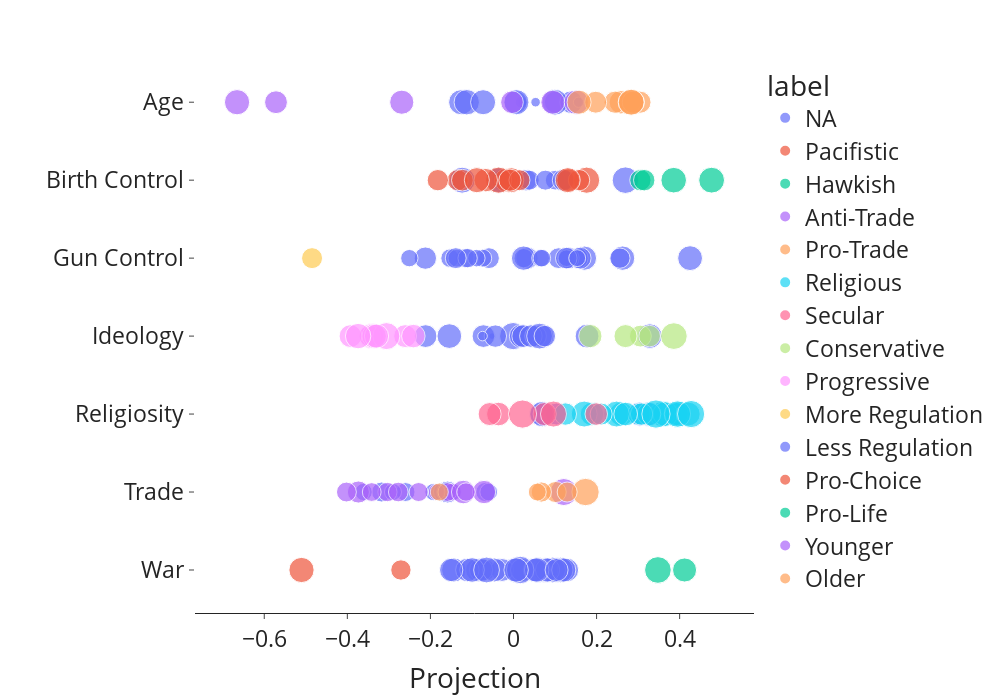

The code cell stored with this chart in its notebook:
### Code cell
fig = px.scatter(counts_df,
                 x="projection",
                 color="label",
                 size="size",
                 hover_data=["subreddit","count"],
                 y="dim",
                 labels=dict(dim="",projection="Projection"),
                )
# fig.update_layout(annotations=[
#            dict(x=point,
#             y=dim,
#             xref="x",
#             yref="y",
#             text=text,
#             align='center',
#             showarrow=False,
#             yanchor='bottom',
#             textangle=90) for point,text,dim in counts_df[["projection","subreddit","dim"]].itertuples(index=False)])

args = {
    "font":{"size": 23},
    "height": 700,
    "width": 1000,    
    "template":"simple_white",
    "yaxis_type": 'category',
    "yaxis":{"showline": False}
}
    
fig.update_layout(**args)
with open("visualizations/political_dimensions/dimension_validation.pdf", "wb") as f:
    f.write(scope.transform(fig, format="pdf"))
# fig.write_html("visualizations/political_dimensions/dimension_validation.html")
fig.show()

### Figure 1 — Plotly figure (JSON) as saved in the notebook; plotly's stock layout.template omitted (floating-point values rounded to 4 significant figures; data arrays with more than 128 entries replaced by an {"elided": "..."} marker saying what was removed)
{"data": [{"customdata": {"elided": "97x2 mixed values"}, "hovertemplate": "label=NA<br>Projection=%{x}<br>=%{y}<br>size=%{marker.size}<br>subreddit=%{customdata[0]}<br>count=%{customdata[1]}<extra></extra>", "legendgroup": "NA", "marker": {"color": "#636efa", "size": [12.12, 14.07, 11.48, 0, 13.5, 10.55, 12.73, 11.39, 11.72, 14.43, 13.32, 12.35, 13.5, 12.78, 12.04, 12.74, 13.18, 0, 14.51, 11.89, 11.85, 12.31, 16.46, 13.11, 11.53, 12.98, 8.697, 8.134, 6.833, 7.775, 6.409, 6.585, 6.285, 7.907, 10.39, 6.322, 0, 10.49, 11.63, 14.02, 12.82, 12.79, 16.15, 1, 12.44, 11.3, 11.21, 13.28, 11.98, 11.07, 10.27, 10.94, 2, 11.1, 12.35, 14.49, 10.11, 13.22, 8.271, 0, 9.443, 7.033, 7.492, 6.672, 12.71, 0, 10.85, 6.977, 6.57, 8.18, 10.03, 9.18, 8.714, 8.476, 8.145, 14.69, 8.714, 15.37, 9.899, 2.807, 13.47, 10.55, 10.54, 1.585, 11.16, 0, 0, 3, 13.73, 2.322, 14.04, 0, 11.67, 13.81, 2, 13.65, 14.61], "sizemode": "area", "sizeref": 0.04361, "symbol": "circle"}, "mode": "markers", "name": "NA", "orientation": "h", "showlegend": true, "type": "scatter", "x": [0.1283, 0.1128, -0.08787, -0.07769, 0.005622, -0.06985, -0.144, -0.02759, -0.07809, 0.09414, 0.07698, -0.04572, 0.05906, 0.08204, -0.111, 0.1209, -0.0996, 0.09768, -0.06487, 0.02098, -0.15, 0.05219, 0.01613, 0.05584, 0.1037, 0.006335, -0.3176, -0.06743, -0.05969, -0.2598, -0.1928, -0.3609, -0.1459, -0.1698, -0.1585, -0.2901, -0.06021, 0.1034, 0.06817, 0.06914, 0.3232, 0.3038, -0.0007824, -0.0514, 0.06869, -0.2117, -0.07241, -0.1544, 0.01819, 0.02313, 0.05317, -0.04366, -0.07454, 0.04178, 0.1771, 0.06273, 0.07542, 0.3281, -0.1164, -0.06391, -0.05911, -0.07413, -0.1528, -0.08941, 0.1709, -0.08606, -0.2121, -0.1362, -0.2507, -0.1105, 0.03013, 0.1228, 0.03795, 0.1004, 0.1224, -0.1237, 0.07684, 0.2695, -0.02694, -0.0124, -0.03568, 0.1199, 0.1007, 0.02087, 0.1388, 0.1132, -0.02691, 0.01843, -0.126, 0.1566, -0.1126, 0.06327, 0.005103, 0.00693, 0.05321, -0.07317, 0.09975], "xaxis": "x", "y": ["War", "War", "War", "War", "War", "War", "War", "War", "War", "War", "War", "War", "War", "War", "War", "War", "War", "War", "War", "War", "War", "War", "War", "War", "War", "War", "Trade", "Trade", "Trade", "Trade", "Trade", "Trade", "Trade", "Trade", "Trade", "Trade", "Trade", "Religiosity", "Religiosity", "Religiosity", "Religiosity", "Religiosity", "Ideology", "Ideology", "Ideology", "Ideology", "Ideology", "Ideology", "Ideology", "Ideology", "Ideology", "Ideology", "Ideology", "Ideology", "Ideology", "Ideology", "Ideology", "Ideology", "Gun Control", "Gun Control", "Gun Control", "Gun Control", "Gun Control", "Gun Control", "Gun Control", "Gun Control", "Gun Control", "Gun Control", "Gun Control", "Gun Control", "Birth Control", "Birth Control", "Birth Control", "Birth Control", "Birth Control", "Birth Control", "Birth Control", "Birth Control", "Birth Control", "Birth Control", "Birth Control", "Birth Control", "Age", "Age", "Age", "Age", "Age", "Age", "Age", "Age", "Age", "Age", "Age", "Age", "Age", "Age", "Age"], "yaxis": "y"}, {"customdata": [["LeftWithoutEdge", 518], ["EndlessWar", 14904]], "hovertemplate": "label=Pacifistic<br>Projection=%{x}<br>=%{y}<br>size=%{marker.size}<br>subreddit=%{customdata[0]}<br>count=%{customdata[1]}<extra></extra>", "legendgroup": "Pacifistic", "marker": {"color": "#EF553B", "size": [9.017, 13.86], "sizemode": "area", "sizeref": 0.04361, "symbol": "circle"}, "mode": "markers", "name": "Pacifistic", "orientation": "h", "showlegend": true, "type": "scatter", "x": [-0.271, -0.5104], "xaxis": "x", "y": ["War", "War"], "yaxis": "y"}, {"customdata": [["WarCollege", 6204], ["CredibleDefense", 45607]], "hovertemplate": "label=Hawkish<br>Projection=%{x}<br>=%{y}<br>size=%{marker.size}<br>subreddit=%{customdata[0]}<br>count=%{customdata[1]}<extra></extra>", "legendgroup": "Hawkish", "marker": {"color": "#00cc96", "size": [12.6, 15.48], "sizemode": "area", "sizeref": 0.04361, "symbol": "circle"}, "mode": "markers", "name": "Hawkish", "orientation": "h", "showlegend": true, "type": "scatter", "x": [0.4118, 0.3476], "xaxis": "x", "y": ["War", "War"], "yaxis": "y"}, {"customdata": [["WeAreNotAsking", 116], ["BreadTube", 1591], ["dsa", 64], ["SocialDemocracy", 208], ["Labour", 275], ["stupidpol", 4309], ["LeftWithoutEdge", 205], ["Socialism_101", 394], ["WayOfTheBern", 3828], ["Kossacks_for_Sanders", 168], ["CriticalTheory", 235], ["The_Donald", 62458], ["chomsky", 335]], "hovertemplate": "label=Anti-Trade<br>Projection=%{x}<br>=%{y}<br>size=%{marker.size}<br>subreddit=%{customdata[0]}<br>count=%{customdata[1]}<extra></extra>", "legendgroup": "Anti-Trade", "marker": {"color": "#ab63fa", "size": [6.858, 10.64, 6, 7.7, 8.103, 12.07, 7.679, 8.622, 11.9, 7.392, 7.877, 15.93, 8.388], "sizemode": "area", "sizeref": 0.04361, "symbol": "circle"}, "mode": "markers", "name": "Anti-Trade", "orientation": "h", "showlegend": true, "type": "scatter", "x": [-0.147, -0.3734, -0.185, -0.1592, -0.3034, -0.121, -0.3413, -0.4022, -0.07094, -0.1143, -0.2285, 0.121, -0.2773], "xaxis": "x", "y": ["Trade", "Trade", "Trade", "Trade", "Trade", "Trade", "Trade", "Trade", "Trade", "Trade", "Trade", "Trade", "Trade"], "yaxis": "y"}, {"customdata": [["neoliberal", 81320], ["seculartalk", 139], ["neoconNWO", 844], ["badeconomics", 483], ["Classical_Liberals", 128], ["AskEconomics", 431]], "hovertemplate": "label=Pro-Trade<br>Projection=%{x}<br>=%{y}<br>size=%{marker.size}<br>subreddit=%{customdata[0]}<br>count=%{customdata[1]}<extra></extra>", "legendgroup": "Pro-Trade", "marker": {"color": "#FFA15A", "size": [16.31, 7.119, 9.721, 8.916, 7, 8.752], "sizemode": "area", "sizeref": 0.04361, "symbol": "circle"}, "mode": "markers", "name": "Pro-Trade", "orientation": "h", "showlegend": true, "type": "scatter", "x": [0.1734, -0.1786, 0.1016, 0.06697, 0.05729, 0.1292], "xaxis": "x", "y": ["Trade", "Trade", "Trade", "Trade", "Trade", "Trade"], "yaxis": "y"}, {"customdata": [["Bible", 5779], ["Reformed", 20412], ["OrthodoxChristianity", 15751], ["OpenChristian", 4194], ["Anglicanism", 6392], ["mormon", 26108], ["RPChristians", 2151], ["Christian", 11560], ["GayChristians", 1941], ["Christians", 3353], ["Christianmarriage", 4473], ["NoFapChristians", 5732], ["latterdaysaints", 25440], ["lds", 1917], ["PrayerRequests", 4812], ["TrueChristian", 37686], ["RadicalChristianity", 1522], ["Catholicism", 71628], ["Christianity", 178140]], "hovertemplate": "label=Religious<br>Projection=%{x}<br>=%{y}<br>size=%{marker.size}<br>subreddit=%{customdata[0]}<br>count=%{customdata[1]}<extra></extra>", "legendgroup": "Religious", "marker": {"color": "#19d3f3", "size": [12.5, 14.32, 13.94, 12.03, 12.64, 14.67, 11.07, 13.5, 10.92, 11.71, 12.13, 12.48, 14.63, 10.9, 12.23, 15.2, 10.57, 16.13, 17.44], "sizemode": "area", "sizeref": 0.04361, "symbol": "circle"}, "mode": "markers", "name": "Religious", "orientation": "h", "showlegend": true, "type": "scatter", "x": [0.3938, 0.397, 0.3577, 0.1889, 0.2594, 0.1702, 0.3025, 0.3656, 0.1248, 0.3927, 0.3262, 0.4207, 0.248, 0.3083, 0.27, 0.3946, 0.211, 0.4275, 0.343], "xaxis": "x", "y": ["Religiosity", "Religiosity", "Religiosity", "Religiosity", "Religiosity", "Religiosity", "Religiosity", "Religiosity", "Religiosity", "Religiosity", "Religiosity", "Religiosity", "Religiosity", "Religiosity", "Religiosity", "Religiosity", "Religiosity", "Religiosity", "Religiosity"], "yaxis": "y"}, {"customdata": [["exIglesiaNiCristo", 4573], ["excatholic", 3498], ["agnostic", 2147], ["exlldm", 2984], ["exchristian", 28380], ["exmormon", 170129]], "hovertemplate": "label=Secular<br>Projection=%{x}<br>=%{y}<br>size=%{marker.size}<br>subreddit=%{customdata[0]}<br>count=%{customdata[1]}<extra></extra>", "legendgroup": "Secular", "marker": {"color": "#FF6692", "size": [12.16, 11.77, 11.07, 11.54, 14.79, 17.38], "sizemode": "area", "sizeref": 0.04361, "symbol": "circle"}, "mode": "markers", "name": "Secular", "orientation": "h", "showlegend": true, "type": "scatter", "x": [-0.03638, 0.07511, 0.1992, -0.05744, 0.09628, 0.02164], "xaxis": "x", "y": ["Religiosity", "Religiosity", "Religiosity", "Religiosity", "Religiosity", "Religiosity"], "yaxis": "y"}, {"customdata": [["benshapiro", 1371], ["Capitalism", 3083], ["The_Donald", 48288], ["tuesday", 3540], ["Classical_Liberals", 1143]], "hovertemplate": "label=Conservative<br>Projection=%{x}<br>=%{y}<br>size=%{marker.size}<br>subreddit=%{customdata[0]}<br>count=%{customdata[1]}<extra></extra>", "legendgroup": "Conservative", "marker": {"color": "#B6E880", "size": [10.42, 11.59, 15.56, 11.79, 10.16], "sizemode": "area", "sizeref": 0.04361, "symbol": "circle"}, "mode": "markers", "name": "Conservative", "orientation": "h", "showlegend": true, "type": "scatter", "x": [0.3055, 0.2697, 0.3861, 0.185, 0.3278], "xaxis": "x", "y": ["Ideology", "Ideology", "Ideology", "Ideology", "Ideology"], "yaxis": "y"}, {"customdata": [["Socialism_101", 12306], ["SocialDemocracy", 1185], ["canadaleft", 2692], ["capitalism_in_decay", 2634], ["LateStageCapitalism", 62136], ["communism101", 8758], ["Anarchy101", 6952], ["BasicIncome", 4365], ["socialism", 17790]], "hovertemplate": "label=Progressive<br>Projection=%{x}<br>=%{y}<br>size=%{marker.size}<br>subreddit=%{customdata[0]}<br>count=%{customdata[1]}<extra></extra>", "legendgroup": "Progressive", "marker": {"color": "#FF97FF", "size": [13.59, 10.21, 11.39, 11.36, 15.92, 13.1, 12.76, 12.09, 14.12], "sizemode": "area", "sizeref": 0.04361, "symbol": "circle"}, "mode": "markers", "name": "Progressive", "orientation": "h", "showlegend": true, "type": "scatter", "x": [-0.3425, -0.3459, -0.2609, -0.3924, -0.306, -0.3353, -0.3298, -0.2411, -0.3741], "xaxis": "x", "y": ["Ideology", "Ideology", "Ideology", "Ideology", "Ideology", "Ideology", "Ideology", "Ideology", "Ideology"], "yaxis": "y"}, {"customdata": [["GunsAreCool", 782]], "hovertemplate": "label=More Regulation<br>Projection=%{x}<br>=%{y}<br>size=%{marker.size}<br>subreddit=%{customdata[0]}<br>count=%{customdata[1]}<extra></extra>", "legendgroup": "More Regulation", "marker": {"color": "#FECB52", "size": [9.611], "sizemode": "area", "sizeref": 0.04361, "symbol": "circle"}, "mode": "markers", "name": "More Regulation", "orientation": "h", "showlegend": true, "type": "scatter", "x": [-0.4849], "xaxis": "x", "y": ["Gun Control"], "yaxis": "y"}, {"customdata": [["SocialistRA", 752], ["NOWTTYG", 670], ["progun", 11044], ["Firearms", 7619], ["WA_guns", 655], ["VAGuns", 890], ["2ALiberals", 1871], ["Iamactuallyverybadass", 285], ["CAguns", 1000], ["Classical_Liberals", 72], ["canadaguns", 1306], ["liberalgunowners", 7630], ["shitguncontrollerssay", 1129], ["dgu", 76], ["libertarianmeme", 512], ["NJGuns", 117], ["NYguns", 106]], "hovertemplate": "label=Less Regulation<br>Projection=%{x}<br>=%{y}<br>size=%{marker.size}<br>subreddit=%{customdata[0]}<br>count=%{customdata[1]}<extra></extra>", "legendgroup": "Less Regulation", "marker": {"color": "#636efa", "size": [9.555, 9.388, 13.43, 12.9, 9.355, 9.798, 10.87, 8.155, 9.966, 6.17, 10.35, 12.9, 10.14, 6.248, 9, 6.87, 6.728], "sizemode": "area", "sizeref": 0.04361, "symbol": "circle"}, "mode": "markers", "name": "Less Regulation", "orientation": "h", "showlegend": true, "type": "scatter", "x": [-0.1389, 0.1086, 0.4251, 0.2626, 0.1548, 0.1326, 0.03243, 0.02452, 0.1321, 0.128, 0.1606, 0.02424, 0.127, 0.1533, 0.2562, 0.06524, 0.06836], "xaxis": "x", "y": ["Gun Control", "Gun Control", "Gun Control", "Gun Control", "Gun Control", "Gun Control", "Gun Control", "Gun Control", "Gun Control", "Gun Control", "Gun Control", "Gun Control", "Gun Control", "Gun Control", "Gun Control", "Gun Control", "Gun Control"], "yaxis": "y"}, {"customdata": [["endometriosis", 850], ["Endo", 1220], ["Feminism", 3429], ["abortion", 12684], ["TwoXChromosomes", 32247], ["PMDD", 981], ["PCOS", 3847], ["Periods", 799], ["GenderCritical", 31523], ["Egalitarianism", 1004], ["WomensHealth", 1703], ["FeMRADebates", 2306], ["birthcontrol", 13610], ["prochoice", 12759]], "hovertemplate": "label=Pro-Choice<br>Projection=%{x}<br>=%{y}<br>size=%{marker.size}<br>subreddit=%{customdata[0]}<br>count=%{customdata[1]}<extra></extra>", "legendgroup": "Pro-Choice", "marker": {"color": "#EF553B", "size": [9.731, 10.25, 11.74, 13.63, 14.98, 9.938, 11.91, 9.642, 14.94, 9.972, 10.73, 11.17, 13.73, 13.64], "sizemode": "area", "sizeref": 0.04361, "symbol": "circle"}, "mode": "markers", "name": "Pro-Choice", "orientation": "h", "showlegend": true, "type": "scatter", "x": [-0.1344, -0.1231, -0.01781, -0.005334, -0.03583, -0.1821, -0.06674, 0.01442, 0.176, 0.1578, -0.008525, 0.1318, -0.08825, 0.1307], "xaxis": "x", "y": ["Birth Control", "Birth Control", "Birth Control", "Birth Control", "Birth Control", "Birth Control", "Birth Control", "Birth Control", "Birth Control", "Birth Control", "Birth Control", "Birth Control", "Birth Control", "Birth Control"], "yaxis": "y"}, {"customdata": [["MensRights", 19682], ["benshapiro", 945], ["antifeminists", 1027], ["prolife", 23318]], "hovertemplate": "label=Pro-Life<br>Projection=%{x}<br>=%{y}<br>size=%{marker.size}<br>subreddit=%{customdata[0]}<br>count=%{customdata[1]}<extra></extra>", "legendgroup": "Pro-Life", "marker": {"color": "#00cc96", "size": [14.26, 9.884, 10.0, 14.51], "sizemode": "area", "sizeref": 0.04361, "symbol": "circle"}, "mode": "markers", "name": "Pro-Life", "orientation": "h", "showlegend": true, "type": "scatter", "x": [0.3857, 0.3055, 0.3147, 0.477], "xaxis": "x", "y": ["Birth Control", "Birth Control", "Birth Control", "Birth Control"], "yaxis": "y"}, {"customdata": [["dankmemes", 2601], ["LifeAfterSchool", 2381], ["AsianParentStories", 5721], ["2meirl4meirl", 6730], ["family", 7977], ["teenagers", 15271]], "hovertemplate": "label=Younger<br>Projection=%{x}<br>=%{y}<br>size=%{marker.size}<br>subreddit=%{customdata[0]}<br>count=%{customdata[1]}<extra></extra>", "legendgroup": "Younger", "marker": {"color": "#ab63fa", "size": [11.34, 11.22, 12.48, 12.72, 12.96, 13.9], "sizemode": "area", "sizeref": 0.04361, "symbol": "circle"}, "mode": "markers", "name": "Younger", "orientation": "h", "showlegend": true, "type": "scatter", "x": [-0.5718, -0.003662, 0.09453, -0.269, 0.1512, -0.6655], "xaxis": "x", "y": ["Age", "Age", "Age", "Age", "Age", "Age"], "yaxis": "y"}, {"customdata": [["Mortgages", 4210], ["fosterit", 1684], ["Fosterparents", 1399], ["oneanddone", 1716], ["careeradvice", 1983], ["NarcAbuseAndDivorce", 1837], ["Genealogy", 17441], ["careerguidance", 28406], ["Adoption", 6771]], "hovertemplate": "label=Older<br>Projection=%{x}<br>=%{y}<br>size=%{marker.size}<br>subreddit=%{customdata[0]}<br>count=%{customdata[1]}<extra></extra>", "legendgroup": "Older", "marker": {"color": "#FFA15A", "size": [12.04, 10.72, 10.45, 10.74, 10.95, 10.84, 14.09, 14.79, 12.73], "sizemode": "area", "sizeref": 0.04361, "symbol": "circle"}, "mode": "markers", "name": "Older", "orientation": "h", "showlegend": true, "type": "scatter", "x": [0.2585, 0.2446, 0.1979, 0.3044, 0.2798, 0.2884, 0.2836, 0.2833, 0.1578], "xaxis": "x", "y": ["Age", "Age", "Age", "Age", "Age", "Age", "Age", "Age", "Age"], "yaxis": "y"}], "layout": {"font": {"size": 23}, "height": 700, "legend": {"itemsizing": "constant", "title": {"text": "label"}, "tracegroupgap": 0}, "margin": {"t": 60}, "width": 1000, "xaxis": {"anchor": "y", "domain": [0, 1], "title": {"text": "Projection"}}, "yaxis": {"anchor": "x", "domain": [0, 1], "showline": false, "title": {"text": ""}, "type": "category"}}}
